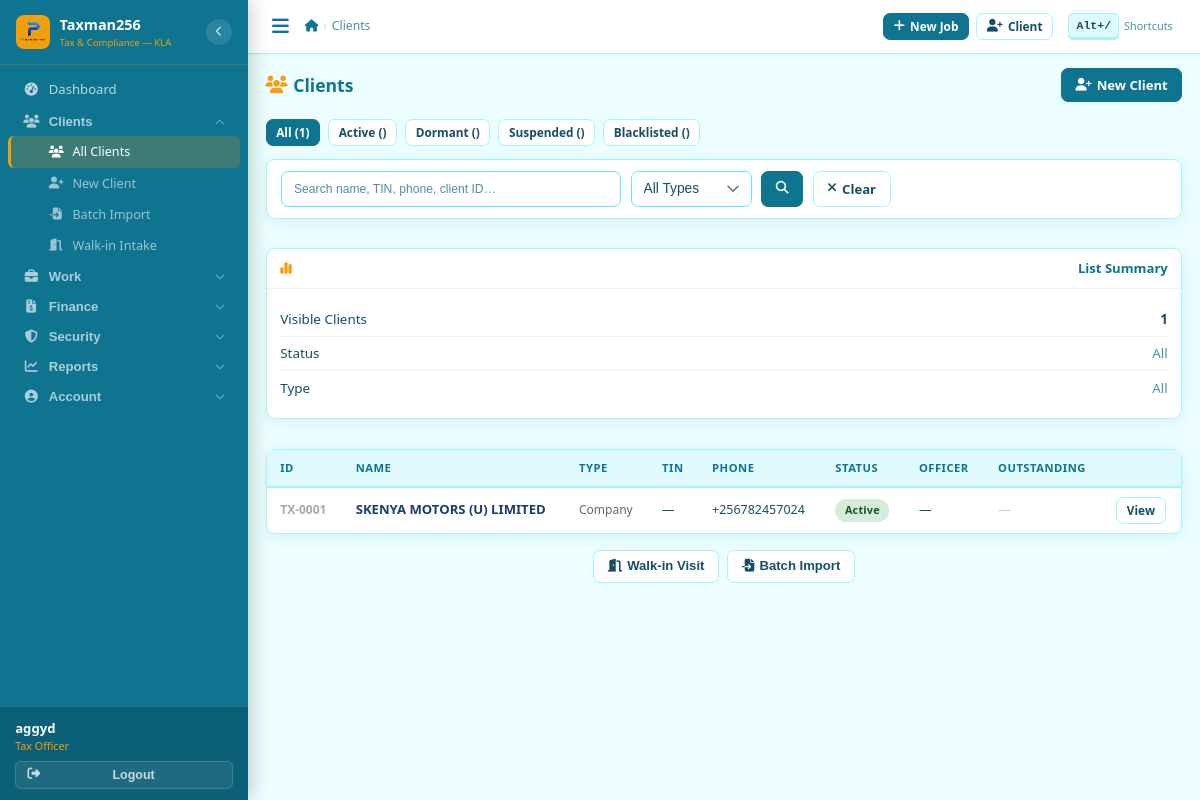
/clients/ (signed in), run on the app's committed database.
### core/models.py (models this page shows, shortened)
class User(AbstractUser):
    ROLE_CHOICES = [
        ('receptionist', 'Receptionist'),
        ('tax_officer',  'Tax Officer'),
        ('senior_officer','Senior Officer'),
        ('manager',      'Manager'),
        ('admin',        'Admin'),
    ]
    THEME_CHOICES = [
        ('ocean',    'Ocean Teal'),
    ]
    role              = models.CharField(max_length=20, choices=ROLE_CHOICES, default='tax_officer')
    phone_whatsapp    = models.CharField(max_length=20, blank=True,
                                         help_text='WhatsApp number used for sending reminders (e.g. +256785230670)')
    email_notify      = models.EmailField(blank=True,
                                          help_text='Email used for sending communications (e.g. taxissues.go@gmail.com)')
    is_active_staff   = models.BooleanField(default=True)
    date_joined_firm  = models.DateField(null=True, blank=True)
    receive_debt_alerts = models.BooleanField(default=True,
                                               help_text='Receive Saturday/Monday debt reports')
    receive_task_reminders = models.BooleanField(default=True,
                                                  help_text='Receive reminders for incomplete tasks')
    ui_theme          = models.CharField(max_length=20, choices=THEME_CHOICES, default='ocean')

### clients/models.py (models this page shows, shortened)
class Client(models.Model):
    CLIENT_TYPE = [('individual','Individual'),('company','Company'),('ngo','NGO'),('partnership','Partnership')]
    STATUS = [('active','Active'),('dormant','Dormant'),('suspended','Suspended'),('blacklisted','Blacklisted')]
    client_id = models.CharField(max_length=20, unique=True, editable=False)
    client_type = models.CharField(max_length=20, choices=CLIENT_TYPE, default='individual')
    full_name = models.CharField(max_length=200)
    trading_name = models.CharField(max_length=200, blank=True)
    tin = models.CharField(max_length=50, blank=True, unique=False, verbose_name='TIN')
    phone_primary = models.CharField(max_length=20)
    phone_whatsapp = models.CharField(max_length=20, blank=True)
    email = models.EmailField(blank=True)
    physical_address = models.CharField(max_length=300, blank=True)
    district = models.CharField(max_length=100, default='Kampala')
    date_registered = models.DateField(auto_now_add=True)
    referred_by = models.ForeignKey('self', null=True, blank=True, on_delete=models.SET_NULL, related_name='referrals')
    assigned_officer = models.ForeignKey(User, on_delete=models.SET_NULL, null=True, related_name='assigned_clients')
    status = models.CharField(max_length=20, choices=STATUS, default='active')
    notes = models.TextField(blank=True)
    total_outstanding = models.DecimalField(max_digits=15, decimal_places=2, default=0)
    last_transaction_date = models.DateField(null=True, blank=True)
    created_by = models.ForeignKey(User, on_delete=models.SET_NULL, null=True, related_name='created_clients')
    created_at = models.DateTimeField(auto_now_add=True)
    updated_at = models.DateTimeField(auto_now=True)
    class Meta:
        ordering = ['-created_at']
    def get_display_name(self):
        return self.full_name

### clients/views.py (the view)
# urls.py: path('',            views.client_list,        name='list'),
@login_required
def client_list(request):
    clients = Client.objects.select_related('assigned_officer').all()
    q = request.GET.get('q','')
    status = request.GET.get('status','')
    ctype = request.GET.get('type','')
    if q:
        clients = clients.filter(
            Q(full_name__icontains=q)|
            Q(tin__icontains=q)|Q(phone_primary__icontains=q)|Q(client_id__icontains=q)
        )
    if status:
        clients = clients.filter(status=status)
    if ctype:
        clients = clients.filter(client_type=ctype)
    if request.headers.get("HX-Request"):
        return render(request, 'clients/partials/client_rows.html', {'clients': clients})
    total_outstanding = clients.aggregate(s=Sum('total_outstanding'))['s'] or 0
    return render(request, 'clients/client_list.html', {
        'clients': clients, 'q': q, 'status': status, 'ctype': ctype,
        'status_choices': Client.STATUS, 'type_choices': Client.CLIENT_TYPE,
        'total_outstanding': total_outstanding,
        'counts': {s: Client.objects.filter(status=s).count() for s,_ in Client.STATUS},
    })

### templates/clients/client_list.html (shortened to what this page needs)
{% extends 'base.html' %}
{% block nav_clients %}active{% endblock %}
{% block breadcrumbs %}<li class="active">Clients</li>{% endblock %}
{% block content %}
<div class="page-header">
  <h4 class="page-title"><i class="fas fa-users"></i>Clients</h4>
  <a href="{% url 'clients:create' %}" class="btn btn-primary"><i class="fas fa-user-plus"></i>New Client</a>
</div>
<div class="d-flex gap-2 flex-wrap" style="margin-bottom:.8rem">
  <a href="{% url 'clients:list' %}" class="btn btn-sm {% if not status %}btn-primary{% else %}btn-outline{% endif %}">All ({{ clients.count }})</a>
  {% for val,label in status_choices %}
  <a href="?status={{ val }}" class="btn btn-sm {% if status == val %}btn-primary{% else %}btn-outline{% endif %}">{{ label }} ({{ counts|dictsort:val }})</a>
  {% endfor %}
</div>
<div class="layout-main-sidebar" style="margin-bottom:.9rem">
  <div class="card-box card-compact">
    <div class="card-body" style="padding:.7rem .9rem">
      <form method="get" style="display:flex;gap:.6rem;flex-wrap:wrap">
        <input type="text" name="q" value="{{ q }}" class="form-control"
          style="max-width:340px" placeholder="Search name, TIN, phone, client ID…"
          hx-get="{% url 'clients:list' %}" hx-trigger="keyup changed delay:300ms"
          hx-target="#client-tbody" hx-include="[name=status]">
        <select name="type" class="form-select" style="width:auto" onchange="this.form.submit()">
          <option value="">All Types</option>
        </select>
        <button class="btn btn-primary"><i class="fas fa-search"></i></button>
        <a href="{% url 'clients:list' %}" class="btn btn-outline"><i class="fas fa-times"></i> Clear</a>
      </form>
    </div>
  </div>
  <div class="card-box card-compact">
    <div class="card-head"><i class="fas fa-chart-simple"></i>List Summary</div>
    <div class="card-body">
      <div class="stat-row"><span>Visible Clients</span><span class="fw-7">{{ clients|length }}</span></div>
      <div class="stat-row"><span>Status</span><span class="text-muted">{{ status|default:"All" }}</span></div>
      <div class="stat-row"><span>Type</span><span class="text-muted">{{ ctype|default:"All" }}</span></div>
    </div>
  </div>
</div>
<div class="card-box card-compact">
  <div class="tbl-wrap">
    <table class="tbl">
      <thead>
        <tr><th>ID</th><th>Name</th><th>Type</th><th>TIN</th><th>Phone</th><th>Status</th><th>Officer</th><th>Outstanding</th><th></th></tr>
      </thead>
      <tbody id="client-tbody">
        {% include 'clients/partials/client_rows.html' %}
      </tbody>
    </table>
  </div>
</div>
<div class="mt-3" style="display:flex;gap:.5rem;justify-content:center;flex-wrap:wrap">
  <button type="button" class="btn btn-outline" id="openWalkinBtn">
    <i class="fas fa-door-open"></i> Walk-in Visit
  </button>
  <button type="button" class="btn btn-outline" id="openBatchImportBtn">
    <i class="fas fa-file-import"></i> Batch Import
  </button>
</div>
{% endblock %}

### templates/base.html (shortened to what this page needs)
{% load static %}<!DOCTYPE html>
<html lang="en">
<head>
<link rel="stylesheet" href="https://cdnjs.cloudflare.com/ajax/libs/font-awesome/6.5.0/css/all.min.css">
<link rel="stylesheet" href="https://cdnjs.cloudflare.com/ajax/libs/select2/4.1.0-rc.0/css/select2.min.css">
<link rel="stylesheet" href="https://cdn.jsdelivr.net/npm/select2-bootstrap-5-theme@1.3.0/dist/select2-bootstrap-5-theme.min.css">
<link rel="stylesheet" href="https://cdnjs.cloudflare.com/ajax/libs/flatpickr/4.6.13/flatpickr.min.css">
<link rel="stylesheet" href="{% static 'css/app.css' %}?v=5">
</head>
<body data-theme="ocean">
{% if user.is_authenticated %}
<nav class="sidebar" id="sidebar">
  <div class="sb-brand">
    <div class="sb-icon"><img src="{% static 'icons/primeserver.png' %}" alt="Logo" style="width:100%;height:100%;object-fit:contain"></div>
    <div class="sb-brand-text">
      <div class="sb-brand-name">Taxman256</div>
      <div class="sb-brand-sub">Tax &amp; Compliance — KLA</div>
    </div>
    <button type="button" class="sb-toggle" id="sidebarToggle" title="Toggle sidebar">
      <i class="fas fa-chevron-left" id="sidebarToggleIcon"></i>
    </button>
  </div>
  <div class="sb-scroll">
    <a href="{% url 'dashboard:index' %}" class="sb-link {% block nav_dash %}{% endblock %}" title="Dashboard">
      <i class="fas fa-tachometer-alt"></i>
      <span class="sb-lbl">Dashboard</span>
    </a>
    <div class="sb-group" id="grp-clients">
      <button type="button" class="sb-group-hd" data-grp="grp-clients" data-href="{% url 'clients:list' %}" title="Clients">
        <i class="fas fa-users"></i>
        <span class="sb-lbl">Clients</span>
        <i class="fas fa-chevron-down sb-arrow"></i>
      </button>
      <div class="sb-sub" id="sub-clients">
        <a href="{% url 'clients:list' %}"   class="sb-link {% block nav_clients %}{% endblock %}" title="All Clients"><i class="fas fa-users"></i><span class="sb-lbl">All Clients</span></a>
        <a href="{% url 'clients:create' %}" class="sb-link {% block nav_cnew %}{% endblock %}"   title="New Client"><i class="fas fa-user-plus"></i><span class="sb-lbl">New Client</span></a>
        <a href="{% url 'clients:import' %}" class="sb-link {% block nav_import %}{% endblock %}" title="Batch Import"><i class="fas fa-file-import"></i><span class="sb-lbl">Batch Import</span></a>
        <a href="{% url 'clients:walkin' %}" class="sb-link" title="Walk-in Intake"><i class="fas fa-door-open"></i><span class="sb-lbl">Walk-in Intake</span></a>
      </div>
    </div>
    <div class="sb-group" id="grp-work">
      <button type="button" class="sb-group-hd" data-grp="grp-work" data-href="{% url 'services:list' %}" title="Work">
        <i class="fas fa-briefcase"></i>
        <span class="sb-lbl">Work</span>
        <i class="fas fa-chevron-down sb-arrow"></i>
      </button>
    </div>
    <div class="sb-group" id="grp-finance">
      <button type="button" class="sb-group-hd" data-grp="grp-finance" data-href="{% url 'billing:list' %}" title="Finance">
        <i class="fas fa-file-invoice-dollar"></i>
        <span class="sb-lbl">Finance</span>
        <i class="fas fa-chevron-down sb-arrow"></i>
      </button>
    </div>
    <div class="sb-group" id="grp-security">
      <button type="button" class="sb-group-hd" data-grp="grp-security" data-href="{% url 'credentials:list' %}" title="Security">
        <i class="fas fa-shield-alt"></i>
        <span class="sb-lbl">Security</span>
        <i class="fas fa-chevron-down sb-arrow"></i>
      </button>
    </div>
    <div class="sb-group" id="grp-reports">
      <button type="button" class="sb-group-hd" data-grp="grp-reports" data-href="{% url 'documents:price_list' %}" title="Reports">
        <i class="fas fa-chart-line"></i>
        <span class="sb-lbl">Reports</span>
        <i class="fas fa-chevron-down sb-arrow"></i>
      </button>
    </div>
    <div class="sb-group" id="grp-account">
      <button type="button" class="sb-group-hd" data-grp="grp-account" data-href="{% url 'core:settings' %}" title="Account">
        <i class="fas fa-user-circle"></i>
        <span class="sb-lbl">Account</span>
        <i class="fas fa-chevron-down sb-arrow"></i>
      </button>
    </div>
  </div>
  <div class="sb-footer">
    <div class="sb-user-info">
      <div class="sb-uname">{{ user.get_full_name|default:user.username }}</div>
      <div class="sb-urole">{{ user.get_role_display }}{% if user.phone_whatsapp %} · {{ user.phone_whatsapp }}{% endif %}</div>
    </div>
    <form method="post" action="{% url 'logout' %}" style="margin:0">{% csrf_token %}
      <button type="submit" class="sb-logout-btn">
        <i class="fas fa-sign-out-alt"></i><span class="sb-lbl"> Logout</span>
      </button>
    </form>
  </div>
</nav>
<div class="main">
  <div class="topbar">
    <div class="topbar-l">
      <button class="hamburger" id="hamburger" aria-label="Menu"><i class="fas fa-bars"></i></button>
      <nav aria-label="breadcrumb"><ol class="bc">
        <li><a href="{% url 'dashboard:index' %}"><i class="fas fa-home"></i></a></li>
        {% block breadcrumbs %}{% endblock %}
      </ol></nav>
    </div>
    <div class="topbar-r">
      <a href="{% url 'services:create' %}" class="btn btn-primary btn-sm"><i class="fas fa-plus"></i> New Job</a>
      <a href="{% url 'clients:create' %}"  class="btn btn-outline btn-sm d-xs-none"><i class="fas fa-user-plus"></i> Client</a>
      <span class="kb-hint d-xs-none" onclick="window.txShowShortcuts&&window.txShowShortcuts()" title="Keyboard shortcuts">
        <kbd>Alt+/</kbd> Shortcuts
      </span>
    </div>
  </div>
  <div class="page-body">{% block content %}{% endblock %}</div>
</div>
{% else %}{% block auth_content %}{% endblock %}{% endif %}
</body>
</html>

### templates/clients/partials/client_rows.html
{% for c in clients %}
<tr>
  <td><span style="font-size:.75rem;color:#aaa;font-weight:700">{{ c.client_id }}</span></td>
  <td><a href="{% url 'clients:detail' c.pk %}" style="font-weight:700;color:#1A3C6E">{{ c.get_display_name }}</a></td>
  <td><span style="font-size:.75rem;color:#666">{{ c.get_client_type_display }}</span></td>
  <td><span style="font-size:.78rem">{{ c.tin|default:"—" }}</span></td>
  <td><span style="font-size:.78rem">{{ c.phone_primary }}</span></td>
  <td><span class="badge badge-{{ c.status }}">{{ c.get_status_display }}</span></td>
  <td><span style="font-size:.78rem">{{ c.assigned_officer.get_full_name|default:"—" }}</span></td>
  <td>{% if c.total_outstanding > 0 %}<span class="ugx ugx-red" style="font-size:.82rem">UGX {{ c.total_outstanding|floatformat:0|intcomma }}</span>{% else %}<span style="color:#ccc">—</span>{% endif %}</td>
  <td><a href="{% url 'clients:detail' c.pk %}" class="btn btn-outline btn-sm">View</a></td>
</tr>
{% empty %}
<tr><td colspan="9" style="text-align:center;padding:2rem;color:#aaa">No clients match your search</td></tr>
{% endfor %}

### data on the page
User: get_full_name "aggyd", role "Tax Officer"
Client: client_id "TX-0001", get_display_name "SKENYA MOTORS (U) LIMITED", client_type "Company", tin "—", phone_primary "+256782457024", status "Active", assigned_officer.get_full_name "—"

### other printed values
{{ clients.count }} "1"
{{ label }} "Active" "Dormant" "Suspended" "Blacklisted"
{{ clients|length }} "1"
{{ status|default:"All" }} "All"
{{ ctype|default:"All" }} "All"
